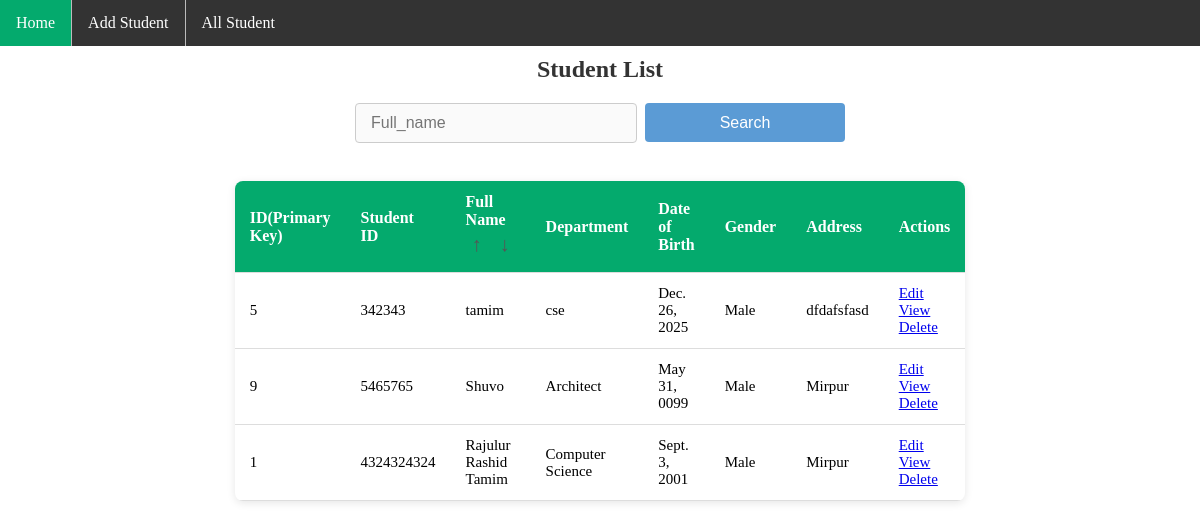
/all_student/?order=desc, run on the app's committed database.
### core/models.py (models this page shows, shortened)
class Student(models.Model):
   student_id = models.IntegerField()
   full_name = models.TextField(max_length=150)
   department = models.TextField(max_length=150)
   dob = models.DateField()
   gender = models.TextField(max_length=50)
   address = models.TextField(max_length=150)

### core/views.py (the view)
# urls.py: path('all_student/',views.all_student,name='all_student'),
def all_student(request):
    query = request.GET.get('query')
    data = Student.objects.all()
    if query:
        data = Student.objects.filter(
            Q(full_name__icontains = query)|
            Q(student_id__icontains = query)
        )
    order = request.GET.get('order')
    if order == 'asc':
        data = data.order_by('full_name')
    elif order == 'desc':
        data = data.order_by('-full_name')
    context = {
        'students': data
    }
    return render(request,'student/all_student.html',context)

### core/templates/student/all_student.html (shortened to what this page needs)
{% extends 'base.html' %}
{% block content %}
<h2>Student List</h2>
<form action="" method="GET" class="search-box" >
    <input type="text" placeholder="Full_name" name="query" value="{{ request.GET.query }}">
    <button class="btn">Search</button>
</form>
<table>
    <thead>
        <tr>
            <th>ID(Primary Key)</th>
            <th>Student ID</th>
            <th>Full Name
                <span class="short-icons">
                    <a href="?order=asc">&#8593</a>
                    <a href="?order=desc">&#8595</a>
                </span>
            </th>
            <th>Department</th>
            <th>Date of Birth</th>
            <th>Gender</th>
            <th>Address</th>
            <th>Actions</th>
        </tr>
    </thead>
    <tbody>
        {% for student in students %}
        <tr>
            <td>{{ student.id }}</td>
            <td>{{ student.student_id }}</td>
            <td>{{ student.full_name }}</td>
            <td>{{ student.department }}</td>
            <td>{{ student.dob }}</td>
            <td>{{ student.gender | title }}</td>
            <td>{{ student.address }}</td>
            <td>
                <a href="{% url 'edit_student' student.id %}">Edit</a>
                <a href="{% url 'view_student' student.id %}">View</a>
                <a href="{% url 'delete_student' student.id %}">Delete</a>
            </td>
        </tr>
        {% empty %}
        <tr>
            <td colspan="7" style="text-align: center;">No data found</td>
        </tr>
        {% endfor %}
    </tbody>
</table>
{% endblock content %}

### core/static/core/css/style.css (style rules this page uses)
body { margin: 0; padding: 0; }
h2, p { margin: 10px; }
h2 { text-align: center; margin-bottom: 20px; font-size: 24px; color: #333; }
input[type="text"], input[type="date"], select, textarea { width: 100%; padding: 12px; margin-bottom: 18px; border: 1px solid #ccc; border-radius: 4px; font-size: 14px; color: #333; background-color: #fafafa; }
button { width: 100%; padding: 14px; background-color: #4CAF50; color: white; border: none; border-radius: 4px; font-size: 16px; cursor: pointer; }
table { width: 60%; border-collapse: collapse; background: white; border-radius: 8px; overflow: hidden; box-shadow: 0px 2px 8px rgba(0,0,0,0.1); margin: 0 auto; }
table thead { background: #04AA6D; color: white; }
table th, table td { padding: 12px 15px; border-bottom: 1px solid #ddd; text-align: left; }
table th { font-size: 16px; }
table td { font-size: 15px; }
.search-box { display: flex; justify-content: center; margin: 20px 0; }
.search-box input[type="text"] { padding: 10px 15px; font-size: 16px; border: 1px solid #ccc; border-radius: 4px; width: 250px; outline: none; transition: 0.3s; }
.search-box .btn { width: 200px; height: 39px; padding: 10px 18px; margin-left: 8px; background-color: #5b9bd5; border: none; color: white; font-size: 16px; border-radius: 4px; cursor: pointer; transition: 0.3s; }
.short-icons { display: inline-flex; gap: 6px; }
.short-icons a { text-decoration: none; font-size: 20px; color: #555; padding: 4px 6px; border-radius: 4px; transition: 0.2s; }

### data on the page
Student: id "5", student_id "342343", full_name "tamim", department "cse", dob "Dec. 26, 2025", gender "Male", address "dfdafsfasd"
Student: id "9", student_id "5465765", full_name "Shuvo", department "Architect", dob "May 31, 0099", gender "Male", address "Mirpur"
Student: id "1", student_id "4324324324", full_name "Rajulur Rashid Tamim", department "Computer Science", dob "Sept. 3, 2001", gender "Male", address "Mirpur"
